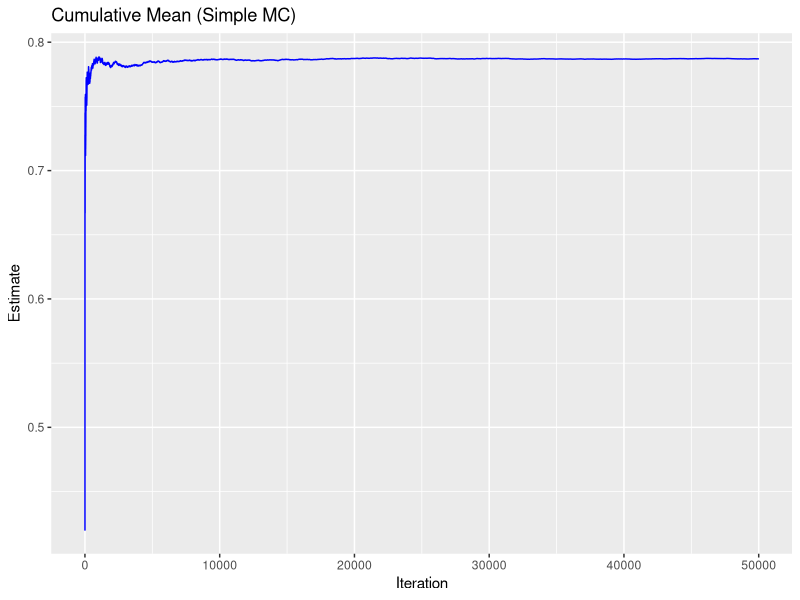
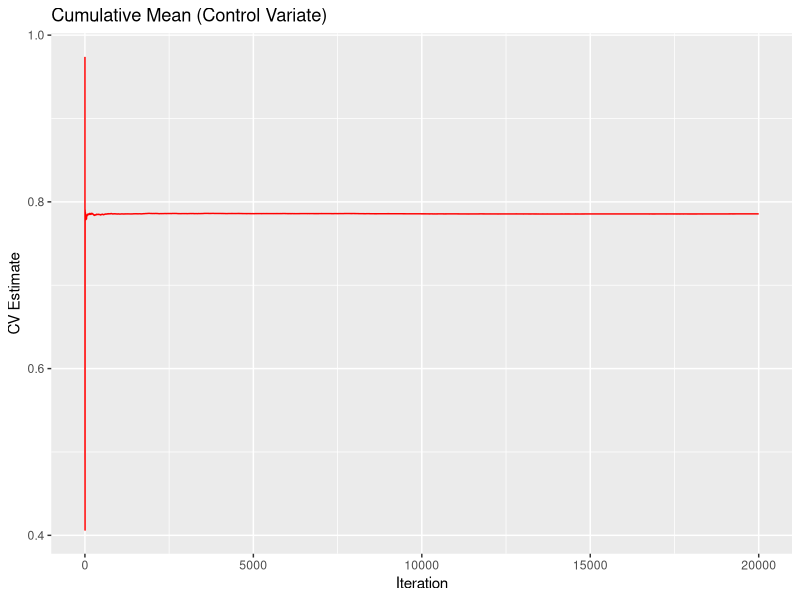
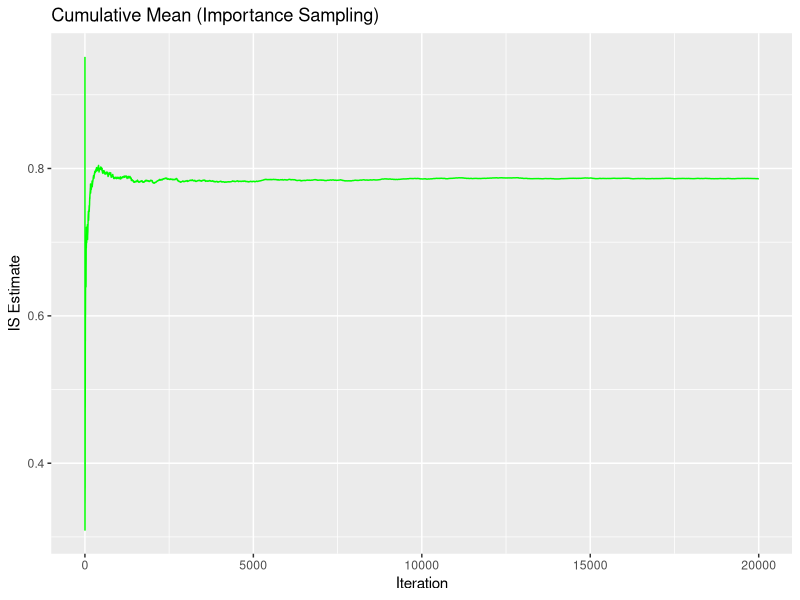
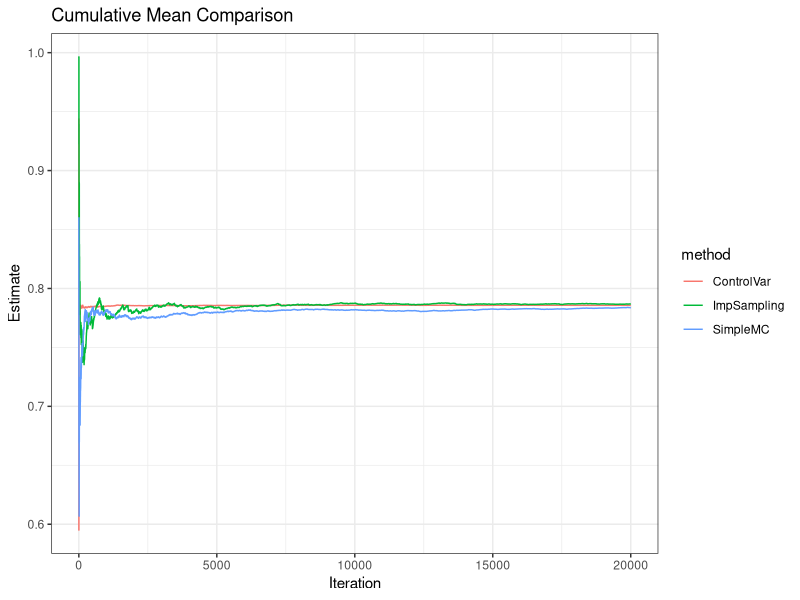

Source code (R) for these figures, in order:
## ---- chunk 1
library(ggplot2)

logistic <- function(z) {
  1 / (1 + exp(-z))
}

# Set model parameters
alpha <- 0        # Intercept
beta  <- 1        # Covariate coefficient

# Define random generators for non-normal distributions 
#                   of random effect b and covariate x
# Example: b ~ t_5 (heavy-tailed distribution)
r_b <- function(n) {
  rt(n, df = 5)
}

# Example: x ~ Gamma(shape=2, rate=1)
r_x <- function(n) {
  rgamma(n, shape = 2, rate = 1)
}
## ---- chunk 2
simpleMC <- function(N) {
  # Sample b from f(b)
  b_samp <- r_b(N)
  # Sample x from f(x)
  x_samp <- r_x(N)
  
  # Compute p_i = logistic(alpha + b_i + beta*x_i)
  p_values <- logistic(alpha + b_samp + beta * x_samp)
  
  # Simple MC estimate is the average of p_values
  est <- mean(p_values)
  
  # Approximate standard error using sample SD / sqrt(N)
  #se  <- sd(p_values) / sqrt(N)
  
  #return(list(est = est, se = se))
  return(list(est = est))
}
## ---- chunk 3
# 3.1 Define a control variate g(b, x)
#     It should be correlated with the target function but have a known or easily
#     approximated expectation. As an example, we use a probit-based function.

g_function <- function(b, x) {
  # Example: replace logistic with pnorm (probit)
  z <- alpha + 0.8 * b + 0.8 * x  # 0.8 is a heuristic factor here
  return(pnorm(z))
}

# 3.2 Approximate E[g] using a large-scale MC, since we might not have a closed-form
approx_Eg <- function(N = 5e5) {
  b_samp <- r_b(N)
  x_samp <- r_x(N)
  mean(g_function(b_samp, x_samp))
}

# 3.3 Control variate MC estimate
cvMC <- function(N, Eg_true = NULL) {
  if(is.null(Eg_true)) {
    # If not provided, approximate E[g] with a bigger MC sample
    Eg_true <- approx_Eg(N = 5e5)
  }
  # Sample from original distributions
  b_samp <- r_b(N)
  x_samp <- r_x(N)
  
  # Target function p(b,x)
  p_vals <- logistic(alpha + b_samp + beta * x_samp)
  # Control variate g(b,x)
  g_vals <- g_function(b_samp, x_samp)
  
  # (1) Simple estimates of p and g
  p_mean <- mean(p_vals)
  g_mean <- mean(g_vals)
  
  # (2) Optimal gamma via covariance
  cov_pg <- cov(p_vals, g_vals)
  var_g  <- var(g_vals)
  gamma_opt <- cov_pg / var_g
  
  # (3) Construct CV estimator
  p_cv <- p_mean - gamma_opt * (g_mean - Eg_true)
  
  # This returns the CV estimate, gamma, and other useful metrics
  return(list(est = p_cv))
}
## ---- chunk 4
# 4.1 Define the auxiliary distribution h(b,x)
#     Here we show an example of independent sampling from h(b)*h(x).
#     We'll pick t_3 for b (heavier tail) and tweak Gamma parameters for x.

# b ~ t_3
r_b_IS <- function(n) {
  rt(n, df = 3)
}
# PDF of b for t_3
d_b_IS <- function(b) {
  dt(b, df = 3)
}

# x ~ Gamma(shape=2, rate=0.5)
r_x_IS <- function(n) {
  rgamma(n, shape = 2, rate = 0.5)
}
# PDF of x for Gamma(shape=2, rate=0.5)
d_x_IS <- function(x) {
  dgamma(x, shape = 2, rate = 0.5)
}

# 4.2 Implement Importance Sampling
IS_MC <- function(N) {
  # Sample from h(b,x)
  b_samp <- r_b_IS(N)
  x_samp <- r_x_IS(N)
  
  # Compute original PDF values f(b), f(x)
  fb_vals <- dt(b_samp, df = 5)             # original t_5 for b
  fx_vals <- dgamma(x_samp, shape = 2, rate = 1)  # original Gamma for x
  
  # Compute auxiliary PDF values h(b), h(x)
  hb_vals <- d_b_IS(b_samp)
  hx_vals <- d_x_IS(x_samp)
  
  # Weights w_i = [f(b_i)*f(x_i)] / [h(b_i)*h(x_i)]
  w <- (fb_vals * fx_vals) / (hb_vals * hx_vals)
  
  # Target function p(b,x)
  p_vals <- logistic(alpha + b_samp + beta * x_samp)
  
  # IS estimate (unbiased if we average p*w)
  est <- mean(p_vals * w)
  
  # Rough variance estimate
  #p_var <- mean((p_vals * w)^2) - p_hat^2
  #se  <- sqrt(p_var / N)
  
  #return(list(est = est, se = se, w_mean = mean(w)))
  return(list(est = est))
}
## ---- chunk 5
# 5.1. Obtain a "true value" via a large-scale Simple MC
set.seed(9999)
N_large <- 5e6  

res_truth <- simpleMC(N_large)
true_value <- res_truth$est
cat("Approx. True Value =", true_value, "\n")


# 5.2. Repeat simulations for smaller N and compare bias, variance
simulate_three_methods <- function(N, Eg_true) {
  # Simple MC
  res_mc <- simpleMC(N)
  # CV
  res_cv <- cvMC(N, Eg_true = Eg_true)
  # IS
  res_is <- IS_MC(N)
  
  c(mc = res_mc$est, cv = res_cv$est, is = res_is$est)
}

set.seed(1234)
N_reps <- 50        # number of repeated simulations
N_small <- 1e5      # sample size for each repeated run


# Pre-calculate Eg_true for CV (to avoid doing it multiple times)
Eg_val <- approx_Eg(N=5e5)  

results_matrix <- replicate(N_reps, simulate_three_methods(N_small, Eg_true = Eg_val))
# results_matrix is now 3 x N_reps, each column is one replicate

mc_est <- results_matrix["mc", ]
cv_est <- results_matrix["cv", ]
is_est <- results_matrix["is", ]

# Compute mean estimate, bias, variance
mc_mean <- mean(mc_est)
cv_mean <- mean(cv_est)
is_mean <- mean(is_est)

mc_bias <- mc_mean - true_value
cv_bias <- cv_mean - true_value
is_bias <- is_mean - true_value

mc_var <- var(mc_est)
cv_var <- var(cv_est)
is_var <- var(is_est)

df_comparison <- data.frame(
  method   = c("MC", "CV", "IS"),
  mean_est = c(mc_mean, cv_mean, is_mean),
  bias     = c(mc_bias, cv_bias, is_bias),
  variance = c(mc_var, cv_var, is_var)
)

df_comparison


# 5.3 Compare CPU time
library(microbenchmark)

test_time <- microbenchmark(
  MC = { simpleMC(N_small) },
  CV = { cvMC(N_small, Eg_true = Eg_val) },
  IS = { IS_MC(N_small) },
  times = 10  # repeat each method 10 times
)

test_time
## ---- chunk 6
# 6.1 Example of cumulative mean for Simple MC
cumulative_MC <- function(N) {
  b_samp <- r_b(N)
  x_samp <- r_x(N)
  p_vals <- logistic(alpha + b_samp + beta * x_samp)
  cum_mean <- cumsum(p_vals) / seq_len(N)
  return(cum_mean)
}

# 6.2 Plot cumulative mean
set.seed(999)
N <- 5e4
cm_mc <- cumulative_MC(N)

df_mc <- data.frame(
  iter = 1:N,
  mean_est = cm_mc
)

ggplot(df_mc, aes(x = iter, y = mean_est)) +
  geom_line(color = "blue") +
  labs(title = "Cumulative Mean (Simple MC)",
       x = "Iteration",
       y = "Estimate")
## ---- chunk 7
# This function returns a vector of CV estimates for i from 1 to N.
cumulative_CV <- function(N, Eg_true = NULL, largeN_approx = 5e5) {
  if (is.null(Eg_true)) {
    # If E[g] is not provided, approximate with a larger MC
    Eg_true <- approx_Eg(N = largeN_approx)
  }
  
  # Sample from original distributions
  b_samp <- r_b(N)
  x_samp <- r_x(N)
  
  # Compute p(b,x) and g(b,x)
  p_vals <- logistic(alpha + b_samp + beta * x_samp)
  g_vals <- g_function(b_samp, x_samp)
  
  # We will keep track of partial sums to compute means, covariance, etc.
  cum_p  <- cumsum(p_vals)
  cum_g  <- cumsum(g_vals)
  cum_pg <- cumsum(p_vals * g_vals)   # needed for Cov(p,g)
  cum_g2 <- cumsum(g_vals^2)         # needed for Var(g)
  
  # Vector to store CV estimates at each iteration
  pCV_cum <- numeric(N)
  
  # The first data point (i=1) does not allow us to compute a covariance
  # We can simply set pCV_cum[1] to p_vals[1], or NA, etc.
  pCV_cum[1] <- p_vals[1]
  
  # Loop over i = 2 to N
  for (i in 2:N) {
    # partial means
    p_bar_i <- cum_p[i] / i
    g_bar_i <- cum_g[i] / i
    
    # Cov(p,g) = E[ p*g ] - E[p]*E[g ]
    # partial estimate of E[p*g] = cum_pg[i] / i
    pg_bar_i <- cum_pg[i] / i
    cov_pg_i <- pg_bar_i - (p_bar_i * g_bar_i)
    
    # Var(g) = E[g^2] - (E[g])^2
    g2_bar_i <- cum_g2[i] / i
    var_g_i  <- g2_bar_i - (g_bar_i^2)
    
    # Optimal gamma
    gamma_i <- cov_pg_i / var_g_i
    
    # CV estimate at iteration i
    pCV_cum[i] <- p_bar_i - gamma_i * (g_bar_i - Eg_true)
  }
  
  return(pCV_cum)
}

# Example usage and plotting:
set.seed(1234)
N <- 20000
cv_cum_values <- cumulative_CV(N)

df_cv <- data.frame(
  iter = 1:N,
  cv_est = cv_cum_values
)

library(ggplot2)
ggplot(df_cv, aes(x = iter, y = cv_est)) +
  geom_line(color = "red") +
  labs(title = "Cumulative Mean (Control Variate)",
       x = "Iteration",
       y = "CV Estimate")

## ---- chunk 8
cumulative_IS <- function(N) {
  # Sample from auxiliary distribution h(b,x)
  b_samp <- r_b_IS(N)
  x_samp <- r_x_IS(N)
  
  # Compute original PDF f(b), f(x)
  fb_vals <- dt(b_samp, df = 5)          # original b ~ t_5
  fx_vals <- dgamma(x_samp, shape=2, rate=1)   # original x ~ Gamma(2,1)
  
  # Compute auxiliary PDF h(b), h(x)
  hb_vals <- d_b_IS(b_samp)
  hx_vals <- d_x_IS(x_samp)
  
  # Weights
  w <- (fb_vals * fx_vals) / (hb_vals * hx_vals)
  
  # Target function p(b,x)
  p_vals <- logistic(alpha + b_samp + beta * x_samp)
  
  # Build cumulative sums
  cum_w  <- cumsum(w)
  cum_pw <- cumsum(p_vals * w)
  
  # IS estimate at iteration i: cum_pw[i] / cum_w[i]
  pIS_cum <- cum_pw / cum_w
  
  return(pIS_cum)
}

## Example usage and plotting:
set.seed(5678)
N <- 20000
is_cum_values <- cumulative_IS(N)

df_is <- data.frame(
  iter = 1:N,
  is_est = is_cum_values
)

ggplot(df_is, aes(x = iter, y = is_est)) +
  geom_line(color = "green") +
  labs(title = "Cumulative Mean (Importance Sampling)",
       x = "Iteration",
       y = "IS Estimate")

## ---- chunk 9
N <- 20000
set.seed(999)

# 1. Simple MC
cm_mc <- cumulative_MC(N)
df_mc <- data.frame(iter = 1:N, method = "SimpleMC", estimate = cm_mc)

# 2. CV
cm_cv <- cumulative_CV(N)
df_cv <- data.frame(iter = 1:N, method = "ControlVar", estimate = cm_cv)

# 3. IS
cm_is <- cumulative_IS(N)
df_is <- data.frame(iter = 1:N, method = "ImpSampling", estimate = cm_is)

# Combine
df_all <- rbind(df_mc, df_cv, df_is)

ggplot(df_all, aes(x = iter, y = estimate, color = method)) +
  geom_line() +
  labs(title = "Cumulative Mean Comparison",
       x = "Iteration",
       y = "Estimate") +
  theme_bw()

